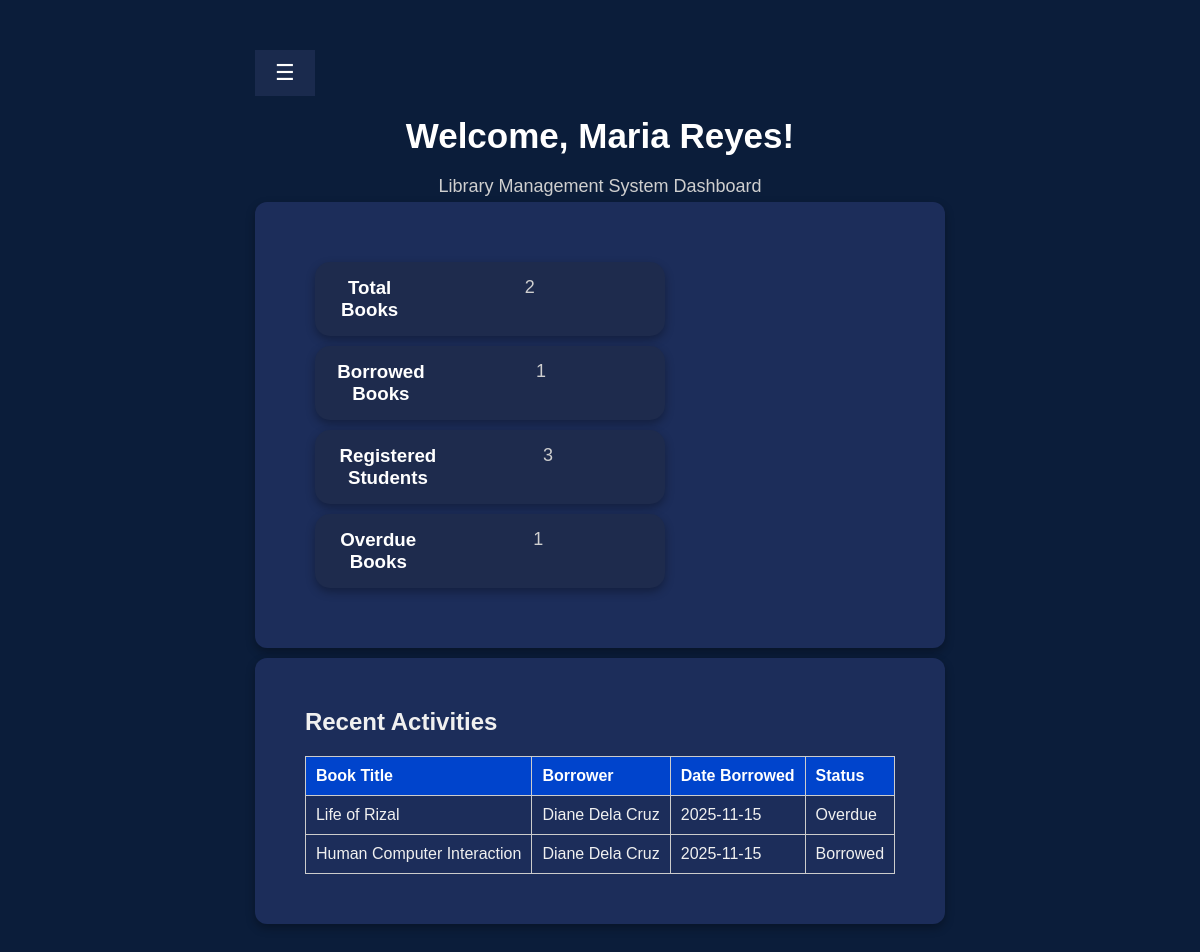
Page /LMS_PRMSU/admin_page/admin_dashboard.php (signed in) on the committed database.
### tables this page shows
CREATE TABLE `borrow_records` (
  `borrow_id` int(11) NOT NULL,
  `student_id` varchar(50) DEFAULT NULL,
  `book_code` varchar(50) DEFAULT NULL,
  `borrow_date` date DEFAULT NULL,
  `return_date` date DEFAULT NULL,
  `status` enum('Borrowed','Returned','Overdue') DEFAULT 'Borrowed',
  `balance` decimal(10,2) DEFAULT 0.00,
  `payment_status` enum('Paid','Unpaid') DEFAULT 'Unpaid',
  `payment` decimal(10,2) DEFAULT 0.00,
  `due_date` date DEFAULT NULL
);

CREATE TABLE `books` (
  `book_code` varchar(50) NOT NULL,
  `title` varchar(255) NOT NULL,
  `author` varchar(150) DEFAULT NULL,
  `publisher` varchar(150) NOT NULL,
  `copies` int(11) NOT NULL DEFAULT 1,
  `category` varchar(100) DEFAULT NULL,
  `publication_year` int(11) DEFAULT NULL,
  `total_copies` int(11) DEFAULT 1,
  `available_copies` int(11) DEFAULT 1
);

CREATE TABLE `students` (
  `student_id` varchar(50) NOT NULL,
  `last_name` varchar(100) NOT NULL,
  `first_name` varchar(100) NOT NULL,
  `middle_initial` varchar(5) DEFAULT NULL,
  `course` varchar(100) DEFAULT NULL,
  `year_level` varchar(20) DEFAULT NULL,
  `contact` int(11) DEFAULT NULL,
  `password` varchar(100) NOT NULL
);

### LMS_PRMSU/admin_page/admin_dashboard.php (the view, shortened to what this page needs)
<?php
include '../include/db_connect.php';
$admin_id = $_SESSION['user_id'];
$stmt = $conn->prepare("SELECT first_name, last_name FROM admin WHERE admin_id = ?");
$stmt->bind_param("s", $admin_id);
$stmt->execute();
$result = $stmt->get_result();
$admin = $result->fetch_assoc();
?>
<!DOCTYPE html>
<html lang="en">
<head>
<link rel="stylesheet" href="../style.css">
</head>
<body>
<div class="dashboard-container">
    <main class="main-content" id="main">
        <header>
            <button class="menu-toggle" id="menuToggle">&#9776;</button>
            <div>
                <h1>Welcome, <?php echo $admin['first_name'] . ' ' . $admin['last_name']; ?>!</h1>
                <p>Library Management System Dashboard</p>
            </div>
        </header>
        <section class="stats">
            <?php
            $total_books = $conn->query("SELECT COUNT(*) as total FROM books")->fetch_assoc()['total'];
            $borrowed_books = $conn->query("SELECT COUNT(*) as total FROM borrow_records WHERE status='Borrowed'")->fetch_assoc()['total'];
            $total_students = $conn->query("SELECT COUNT(*) as total FROM students")->fetch_assoc()['total'];
            $overdue_books = $conn->query("SELECT COUNT(*) as total FROM borrow_records WHERE status='Overdue'")->fetch_assoc()['total'];
            ?>
            <div class="cards">
                <h3>Total Books</h3>
                <p><?php echo $total_books; ?></p>
            </div>
            <div class="cards">
                <h3>Borrowed Books</h3>
                <p><?php echo $borrowed_books; ?></p>
            </div>
            <div class="cards">
                <h3>Registered Students</h3>
                <p><?php echo $total_students; ?></p>
            </div>
            <div class="cards">
                <h3>Overdue Books</h3>
                <p><?php echo $overdue_books; ?></p>
            </div>
        </section>
        <section class="recent-activity">
            <h2>Recent Activities</h2>
            <table>
                <thead>
                    <tr>
                        <th>Book Title</th>
                        <th>Borrower</th>
                        <th>Date Borrowed</th>
                        <th>Status</th>
                    </tr>
                </thead>
                <tbody>
                    <?php
                    $activities = $conn->query("
                        SELECT b.book_code, b.title, s.first_name, s.last_name, br.borrow_date, br.status
                        FROM borrow_records br
                        JOIN books b ON br.book_code = b.book_code
                        JOIN students s ON br.student_id = s.student_id
                        ORDER BY br.borrow_date DESC LIMIT 5
                    ");
                    while($row = $activities->fetch_assoc()){
                        echo "<tr>
                            <td>{$row['title']}</td>
                            <td>{$row['first_name']} {$row['last_name']}</td>
                            <td>{$row['borrow_date']}</td>
                            <td>{$row['status']}</td>
                        </tr>";
                    }
                    ?>
                </tbody>
            </table>
        </section>
    </main>
</div>
</body>
</html>

### LMS_PRMSU/style.css (style rules this page uses)
* { margin: 0; padding: 0; box-sizing: border-box; font-family: 'Arial', sans-serif; }
body { background-color: #0b1d3a; color: #f0f0f0; display: flex; flex-direction: column; align-items: center; min-height: 100vh; padding: 25px 25px; }
h1, p { width: 100%; text-align: center; margin-bottom: 5px; }
h1 { font-size: 32px; text-align: center; font-weight: bold; }
p { font-size: 18px; color: #cfcfcf; }
.main-content { flex: 1; margin-left: 0; padding: 50px; transition: filter .28s ease; min-height: 100vh; }
h1 { color: #ffff; font-size: 35px; font-weight: bold; padding: 15px; justify-content: center; }
section { background-color: #1c2d5a; padding: 50px; margin-bottom: 10px; border-radius: 12px; box-shadow: 0 4px 10px rgba(0,0,0,0.3); }
.menu-toggle { background-color: #1a2a4d; color: white; border: none; font-size: 22px; cursor: pointer; padding: 10px 20px; margin-left: auto }
.main-content { margin-left: 0; transition: margin-left 0.3s ease; padding: 20px; }
.cards { background-color: #1e2b4d; color: white; border-radius: 15px; padding: 15px; text-align: center; margin: 10px; display: flex; width: 350px; box-shadow: 0 4px 10px rgba(0,0,0,0.3); justify-content: center; }
.menu-toggle { background-color: #1a2a4d; color: white; border: none; font-size: 22px; cursor: pointer; padding: 10px 20px; width: fit-content; margin-left: auto; }
table { width:100%; border-collapse: collapse; margin-top:20px; }
th, td { border:1px solid #ccc; padding:10px; text-align:left; }
th { background:#0044cc; color:white; }
input, button { padding:8px; margin:5px 0; width: 100%; }

### rows in the picture
borrow_records: book_code.title "Life of Rizal", student.first_name "Diane", student.last_name "Dela Cruz", borrow_date "2025-11-15", status "Overdue"
borrow_records: book_code.title "Human Computer Interaction", student.first_name "Diane", student.last_name "Dela Cruz", borrow_date "2025-11-15", status "Borrowed"

### other values in the picture
$admin['first_name'] "Maria"
$admin['last_name'] "Reyes"
$total_books "2"
$borrowed_books "1"
$total_students "3"
$overdue_books "1"
